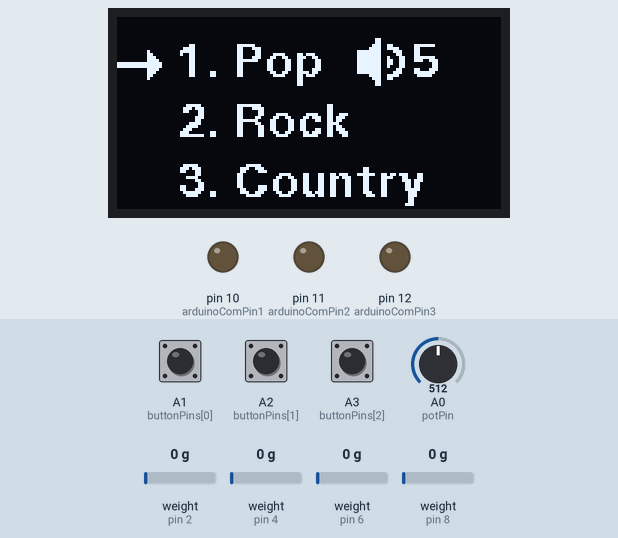
Simulated run of this sketch. Board: Arduino Uno, built with avr-gcc and run on an emulated ATmega328P. Shown: 128×64 one-colour display, output pins drawn as LEDs (lit = HIGH). The test bench sets the inputs (shaded band); at power-on: weight on the scale (sensors on pin 2, pin 4, pin 6, pin 8) 0 g, A0 (potPin) = 512, A1 (buttonPins[0]) LOW, A2 (buttonPins[1]) LOW, A3 (buttonPins[2]) LOW. What the sketch prints to the serial monitor is not drawn.

Above: at 1.2 s.
1.3 s: weight on the scale (sensor on pin 2) set to 94 g
4.3 s: weight on the scale (sensor on pin 2) set to 107 g
At 5.7 s:
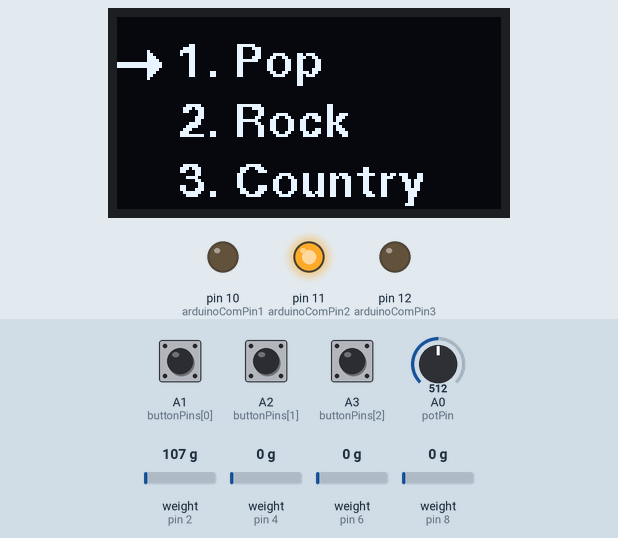
7.9 s: weight on the scale (sensor on pin 4) set to 2500 g
At 10.1 s:
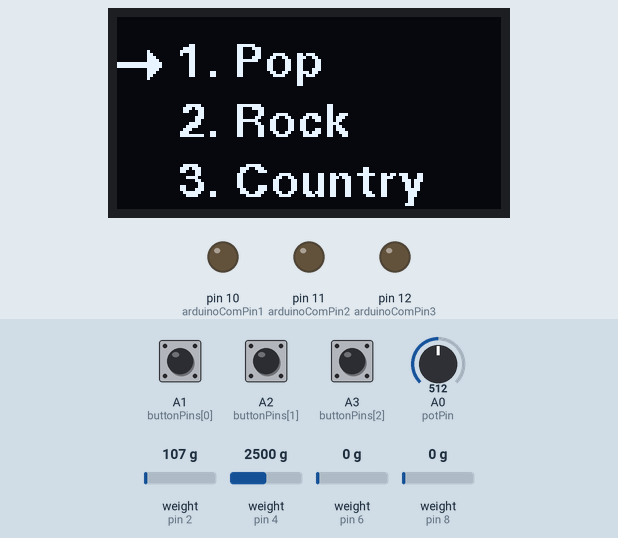
11.2 s: weight on the scale (sensor on pin 4) set to 100 g
At 12.4 s:
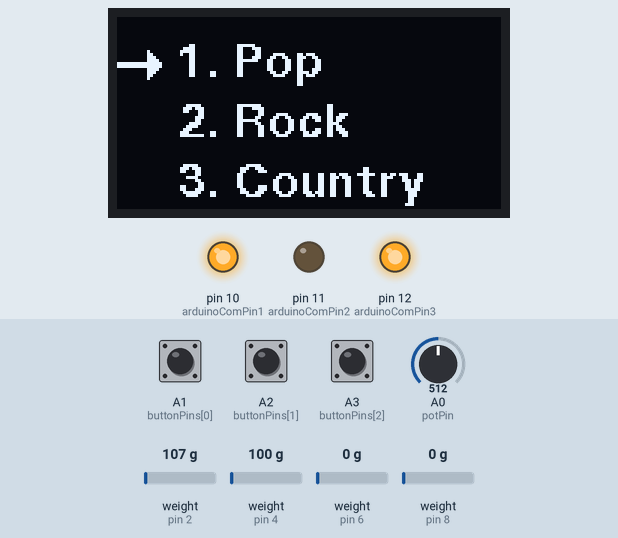
14.6 s: A0 (potPin) set to 30
At 16.1 s:
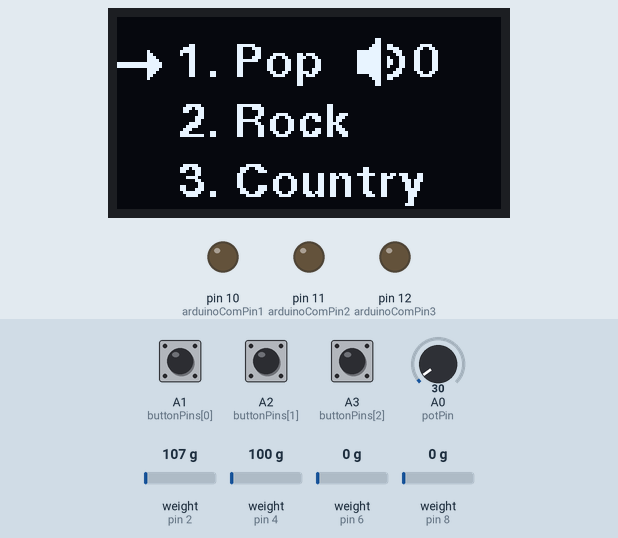
18.0 s: A1 (buttonPins[0]) pulled HIGH for 1 s
At 20.0 s:
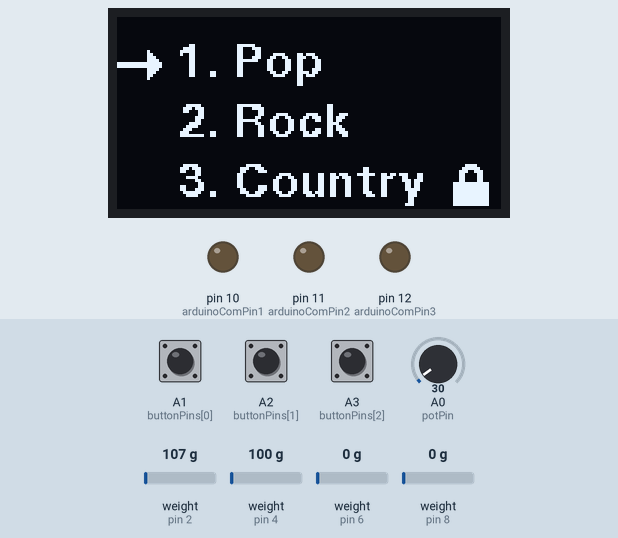
Timing chart, 0 to 21.5 s (numbered marks = the images above; inputs shaded):
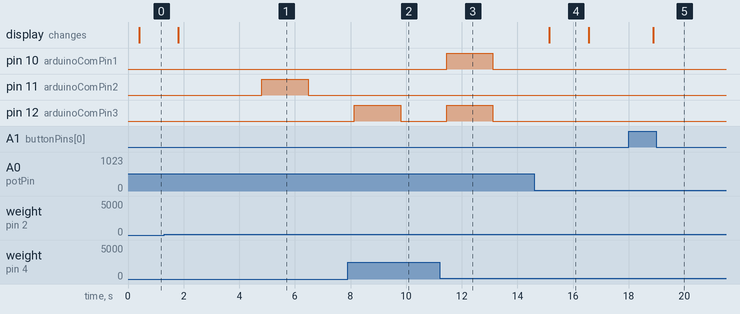

Measured:
- the behaviour switches between 100 and 101 g on weight on the scale (sensor on pin 2) (found by bisection; images 0 and 1)
- after the input at 4.3 s, pin 11 (arduinoComPin2): LOW → HIGH after 0.52 s, → LOW 1.7 s later
- after the input at 7.9 s, pin 12 (arduinoComPin3): LOW → HIGH after 0.24 s, → LOW 1.7 s later
- after the input at 11.2 s, pin 10 (arduinoComPin1), pin 12 (arduinoComPin3): LOW → HIGH after 0.26 s, → LOW 1.7 s later
- after the input at 14.6 s, the display: changes after 0.55 s (image 4)
- after the input at 18.0 s, the display: changes after 0.88 s (image 5)
- what the display in image 4 shows lasts 1.4 s, from 15.2 s to 16.6 s

The sketch:

Arduino2.ino
```cpp
#include <Arduino.h>
#include <U8g2lib.h>
#include "HX711.h"
#include <MIDI.h>

#ifdef U8X8_HAVE_HW_SPI
#include <SPI.h>
#endif
#ifdef U8X8_HAVE_HW_I2C
#include <Wire.h> // On an arduino UNO: A4(SDA), A5(SCL)
#endif

#define NUM_SCALES 4

HX711 scale[NUM_SCALES];
U8G2_SH1106_128X64_NONAME_1_HW_I2C u8g2(U8G2_R0, /* reset=*/ U8X8_PIN_NONE);
MIDI_CREATE_DEFAULT_INSTANCE();

//pins for scale
int8_t dataPins[NUM_SCALES] = {2,4,6,8};
int8_t clockPins[NUM_SCALES] = {3,5,7,9};

//button pins
const int buttonPins[3] = {A1,A2,A3};

//pot pin
const int potPin = A0;

// Output arduino pins
const int arduinoComPin1 = 10;
const int arduinoComPin2 = 11;
const int arduinoComPin3 = 12;

// Oled standard by wire library: A4(SDA), A5(SCL)

//everything for debounce logic
#define debounceTime 50  // Debounce time in milliseconds
volatile bool buttonState[3] = {0, 0, 0}; // Array for current button states
unsigned long lastDebounceTime[3] = {0, 0, 0}; // Array to store last debounce times
volatile bool lastButtonState[3] = {0, 0, 0}; // array to store last button state

// everything for to look the weight differences
#define weightThreshold 100
volatile int currentWeight[NUM_SCALES] = {0,0,0,0};
volatile int previousWeight[NUM_SCALES] = {0,0,0,0};

//for screen
int genreSelection = 1;
bool lock = false;
unsigned long volumeTime = 0;
#define maxVolumeTime 800

//volume
int potValue = 0; // a value between 0-1023
int oledVolume = 0; // a value between 0-10
int oldVolume = 0;
const int offset[NUM_SCALES] = { -478319, 654035, 437674, -502097 };
const float scaleSet[NUM_SCALES] = { 430.580902, 429.952209 , 428.897033, 394.222412 };

//delay for weighting
#define weightTime 1000
unsigned long prevWeightTime = 0;

int sfxNoteDuration = 100;

//data transfer
unsigned long stopSignalTime = 0;
int signalTime = 500;
int signalData = 0;

void setup(void) {
  Serial.begin(9600);
  u8g2.begin();

  for (int i = 0; i < NUM_SCALES; i++) {
    scale[i].begin(dataPins[i], clockPins[i]); // Equivalent to scale1.begin(), scale2.begin(), etc.
    scale[i].set_offset(offset[i]);
    scale[i].set_scale(scaleSet[i]);
  }

  //setup the pins for the buttons
  for (int i = 0; i < 3; i++) {
    pinMode(buttonPins[i], INPUT);
  }

  pinMode(potPin, INPUT);

  pinMode(arduinoComPin1, OUTPUT);
  pinMode(arduinoComPin2, OUTPUT);
  pinMode(arduinoComPin3, OUTPUT);
}

void loop(void) {
  checkButtons();
  readPot();
  updateDisplay();
  readScales();
}


void checkButtons (void) {
  //debounce and read for three buttons
  for (int i = 0; i < 3; i++) {
    int reading = digitalRead(buttonPins[i]);

    if (reading != lastButtonState[i]) {
      lastDebounceTime[i] = millis();
    }
    if ((millis() - lastDebounceTime[i]) > debounceTime) {
      if (reading != buttonState[i]) {
        buttonState [i] = reading;
        //check if it is button 1 (up) or button 2 (down) or button 3 (lock) and respond accordingly
        if (buttonState[i] == 1){
          if (i == 1 && genreSelection < 3){
            genreSelection++;
          }
          if (i == 2 && genreSelection > 1){
            genreSelection--;
          }
          if (i == 0){
            lock = !lock;
          }
        }
      }
    }
    lastButtonState[i] = reading;
  }
}

void readPot (void) {
  //read the pot value and map the analog value to an volume value between 0-10
  potValue = analogRead(potPin);
  oledVolume = map(potValue, 0, 1023, 0, 10);
}

void updateDisplay (void) {
  u8g2.clearBuffer();
  u8g2.firstPage();
  //place the cursor for the arrow according to the selected genre
  do {
    if (genreSelection == 1){
      u8g2.setCursor(0, 25);
    }
    if (genreSelection == 2){
      u8g2.setCursor(0, 45);
    }
    if (genreSelection == 3){
      u8g2.setCursor(0, 65);
    }

    u8g2.setFont(u8g2_font_open_iconic_arrow_2x_t);  // Set an arrow icon font
    u8g2.print("\x0042");  // Print an arrow

    if (lock == true){
      // Set an locked lock
      u8g2.setFont(u8g2_font_open_iconic_thing_2x_t);
      u8g2.setCursor(110,65);
      u8g2.print("\x004F");
    }

    displayConstants();
  } while ( u8g2.nextPage() );
}

void displayConstants(void){
  //show the three genres on screen
  u8g2.setFont(u8g2_font_fub11_tr);
  u8g2.setCursor(20, 20);
  u8g2.print(F("1. Pop"));

  u8g2.setCursor(20, 40);
  u8g2.print(F("2. Rock"));

  u8g2.setCursor(20, 60);
  u8g2.print(F("3. Country"));


  if (oledVolume != oldVolume) {
    volumeTime = millis();  // Store the time when volume was changed
    oldVolume = oledVolume;  // Update old volume to avoid unnecessary updates
  }

  // Only display volume if within the allowed time window
  if (millis() - volumeTime < maxVolumeTime) {
    u8g2.setCursor(98, 20);
    u8g2.print(oledVolume);
    u8g2.setFont(u8g2_font_open_iconic_play_2x_t);
    u8g2.setCursor(80, 23);
    u8g2.print("\x004F");
  }
}

void readScales(void){
  //check for each scale if their current value is x grams higher or lower than the previous weight
  if (lock == false){ // is the lock on or not?
    if (millis() - prevWeightTime > weightTime) {
      for (int i = 0; i < NUM_SCALES; i++) {
        currentWeight[i] = scale[i].get_units(1);

        if (currentWeight[i] > previousWeight[i] + weightThreshold) {
          previousWeight[i] = currentWeight[i];
          stopSignalTime = millis() + signalTime; // start the timer for how long the singal is send

          // i = number of the scale
          if (i == 0) { // add chords - 2
            signalData=2;
          }

          if (i==1) { // add melody - 4
            signalData=4;
          }

          if (i==2) { //add drums - 6
            signalData=6;
          }

          if (i == 3) { // play sfx - 1
            signalData=1;
          }
        }

        if (currentWeight[i] < previousWeight[i] - weightThreshold) {
          previousWeight[i] = currentWeight[i];
          stopSignalTime = millis() + signalTime; // start the timer for how long the singal is send

          if (i == 0) { // remove chords - 3
            signalData=3;
          }

          if (i==1) { // remove melody - 5
            signalData=5;
          }
          if (i==2) { // remove drums - 7
            signalData=7;
          }
        }
      }
      prevWeightTime = millis();
      sentSignal();
    }
  }
}

void sentSignal(){
  // convert the value to bits and sent them for x amount of ms
  if (millis() < stopSignalTime) {

    if (signalData==1) {
      digitalWrite(arduinoComPin1, HIGH);
      digitalWrite(arduinoComPin2, LOW);
      digitalWrite(arduinoComPin3, LOW);
      Serial.println("1");
    }
    else if (signalData==2) {
      digitalWrite(arduinoComPin1, LOW);
      digitalWrite(arduinoComPin2, HIGH);
      digitalWrite(arduinoComPin3, LOW);
      Serial.println("2");
    }
    else if (signalData==3) {
      digitalWrite(arduinoComPin1, HIGH);
      digitalWrite(arduinoComPin2, HIGH);
      digitalWrite(arduinoComPin3, LOW);
      Serial.println("3");
    }
    else if (signalData==4) {
      digitalWrite(arduinoComPin1, LOW);
      digitalWrite(arduinoComPin2, LOW);
      digitalWrite(arduinoComPin3, HIGH);
      Serial.println("4");
    }
    else if (signalData==5) {
      digitalWrite(arduinoComPin1, HIGH);
      digitalWrite(arduinoComPin2, LOW);
      digitalWrite(arduinoComPin3, HIGH);
      Serial.println("5");
    }
    else if (signalData==6) {
      digitalWrite(arduinoComPin1, LOW);
      digitalWrite(arduinoComPin2, HIGH);
      digitalWrite(arduinoComPin3, HIGH);
      Serial.println("6");
    }
    else if (signalData==7) {
      digitalWrite(arduinoComPin1, HIGH);
      digitalWrite(arduinoComPin2, HIGH);
      digitalWrite(arduinoComPin3, HIGH);
      Serial.println("7");
    }
  }

  if (millis() > stopSignalTime) {
    digitalWrite(arduinoComPin1, LOW);
    digitalWrite(arduinoComPin2, LOW);
    digitalWrite(arduinoComPin3, LOW);
    Serial.println("sending nothing");
  }
}
```
